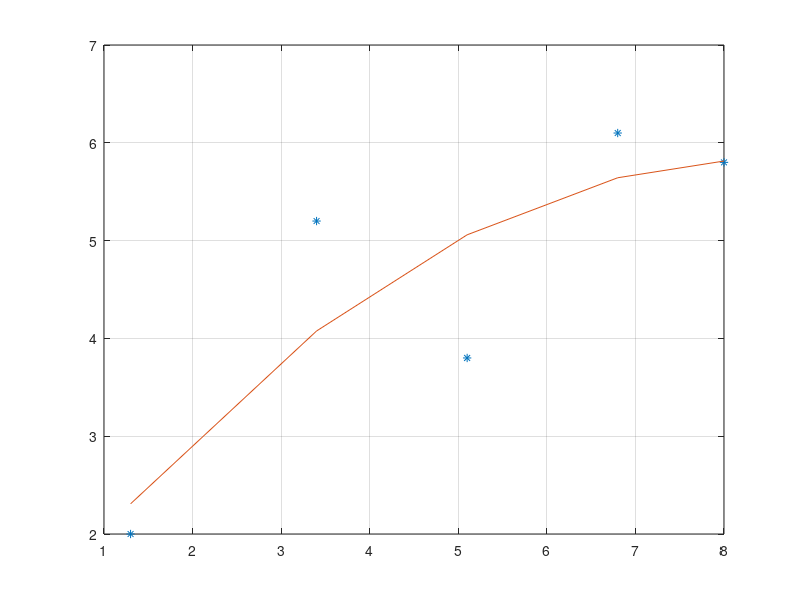

This chart was generated by the following MATLAB code:
clear
clc
x = [1.3 3.4 5.1 6.8 8];
y = [2 5.2 3.8 6.1 5.8];
n = length(x);
M = 2; %Grau do ajuste
for i=1:M+1
  for j=1:M+1
    a(i,j) = 0;
    for k=1 : n
      a(i,j) = a(i,j)+x(k)^(j+i-2);
    end
  end
  b(i) = 0;
  for k=1:n
      b(i) = b(i) + y(k)*x(k)^(i-1);
  end
end

a
b
%det(a)
%cond(a)

c=a\b' %resolve o sistema linear

for k=1 : n
  g(k) = 0;
  for i=1 : M+1
    g(k) = g(k) + c(i)*x(k)^(i-1);
  endfor
end

d = sum((y-g).^2) % quanto menor, melhor o ajuste
plot(x, y, '*')
hold on
grid
plot(x, g)

